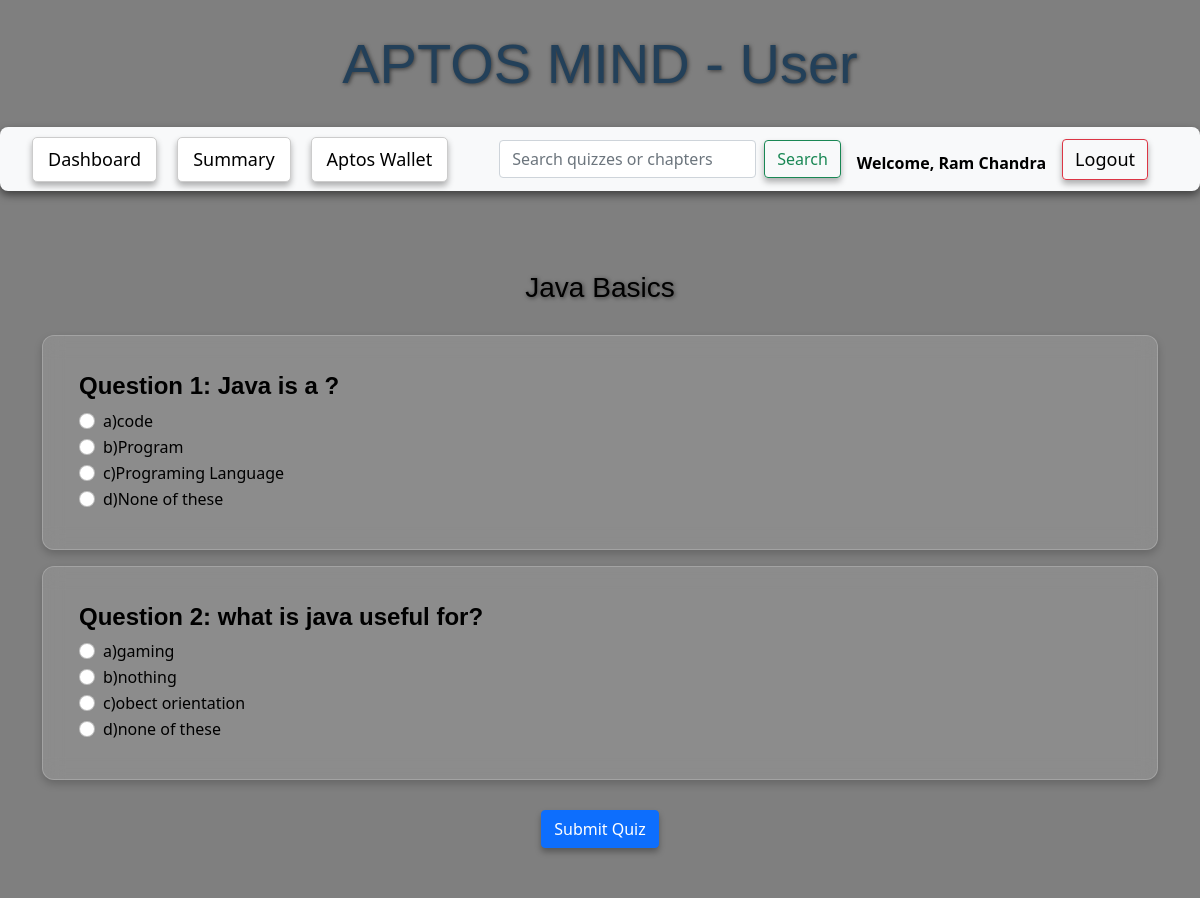
The app's page /quiz/1/3 with its own data.
### backend/models.py (models this page shows)
class User_Info(db.Model, UserMixin):
    __tablename__ = "user_info"
    id = db.Column(db.Integer, primary_key=True)
    email = db.Column(db.String, unique=True, nullable=False)
    password = db.Column(db.String, nullable=False)
    role = db.Column(db.Integer, default=1)  # 0 for admin, 1 for user
    full_name = db.Column(db.String, nullable=False)
    address = db.Column(db.String, nullable=False)
    pin_code = db.Column(db.Integer, nullable=False)
    reward_points = db.Column(db.Integer, default=0)  # New column for reward points
    scores = db.relationship("Score", cascade="all,delete", backref="user", lazy=True)

class Quiz(db.Model):
    __tablename__ = "quiz"
    id = db.Column(db.Integer, primary_key=True)
    name = db.Column(db.String, nullable=False)
    date_of_quiz = db.Column(db.String, nullable=False)
    time_duration = db.Column(db.String, nullable=False)
    chapter_id = db.Column(db.Integer, db.ForeignKey("chapter.id"), nullable=False)
    questions = db.relationship("Question", cascade="all,delete", backref="quiz", lazy=True)
    scores = db.relationship("Score", cascade="all,delete", backref="quiz", lazy=True)

class Question(db.Model):
    __tablename__ = "question"
    id = db.Column(db.Integer, primary_key=True)
    question_statement = db.Column(db.String, nullable=False)
    option1 = db.Column(db.String, nullable=False)
    option2 = db.Column(db.String, nullable=False)
    option3 = db.Column(db.String, nullable=False)
    option4 = db.Column(db.String, nullable=False)
    correct_option = db.Column(db.String, nullable=False)
    quiz_id = db.Column(db.Integer, db.ForeignKey("quiz.id"), nullable=False)

### backend/controllers.py (the view, shortened to what this page needs)
@app.route("/quiz/<quiz_id>/<user_id>", methods=["GET", "POST"])
def attempt_quiz(quiz_id, user_id):
    quiz = Quiz.query.get(quiz_id)
    questions = Question.query.filter_by(quiz_id=quiz_id).all()
    user = User_Info.query.get(user_id)  # Fetch the user object
    return render_template("quiz.html", quiz=quiz, questions=questions, user_id=user_id, user=user)

### templates/quiz.html (shortened to what this page needs)
{% extends "user_layout.html" %}
{% block content %}
    <video class="video-background" autoplay loop muted>
        <source src="{{ url_for('static', filename='videos/2.mp4') }}" type="video/mp4">
    </video>
    <div class="overlay"></div>
    <div class="content">
        <div class="container">
            <h3 class="center" style="color: black;">{{ quiz.name }}</h3>
            <form action="/quiz/{{quiz.id}}/{{user_id}}" method="POST">
                {% for question in questions %}
                    <div class="card mb-3">
                        <div class="card-body">
                            <h5 class="card-title" style="color: black;">Question {{ loop.index }}: {{ question.question_statement }}</h5>
                            <div class="form-check">
                                <input class="form-check-input" type="radio" name="question_{{question.id}}" value="option1" required>
                                <label class="form-check-label" style="color: black;">{{ question.option1 }}</label>
                            </div>
                            <div class="form-check">
                                <input class="form-check-input" type="radio" name="question_{{question.id}}" value="option2">
                                <label class="form-check-label" style="color: black;">{{ question.option2 }}</label>
                            </div>
                            <div class="form-check">
                                <input class="form-check-input" type="radio" name="question_{{question.id}}" value="option3">
                                <label class="form-check-label" style="color: black;">{{ question.option3 }}</label>
                            </div>
                            <div class="form-check">
                                <input class="form-check-input" type="radio" name="question_{{question.id}}" value="option4">
                                <label class="form-check-label" style="color: black;">{{ question.option4 }}</label>
                            </div>
                        </div>
                    </div>
                {% endfor %}
                <div class="center">
                    <button type="submit" class="btn btn-primary">Submit Quiz</button>
                </div>
            </form>
        </div>
    </div>
{% endblock %}

### templates/user_layout.html (shortened to what this page needs)
<!DOCTYPE html>
<html>
<head>
    <link rel="stylesheet" href="{{ url_for('static', filename='styles/main.css') }}">
    <link href="https://cdn.jsdelivr.net/npm/bootstrap@5.0.2/dist/css/bootstrap.min.css" rel="stylesheet">
</head>
<body>
    <div class="my_container">
        <div class="center"><h1 class="display-4" style="color: #4682B4;">APTOS MIND - User</h1></div>
        <div class="my_panel">
            <nav class="navbar navbar-expand-lg navbar-light bg-light">
                <div class="container-fluid">
                    <a class="btn btn-dashboard" href="{{ url_for('dashboard') }}">Dashboard</a>
                    <div class="collapse navbar-collapse" id="navbarNav">
                        <ul class="navbar-nav me-auto mb-2 mb-lg-0">
                            <li class="nav-item">
                                <a class="btn btn-summary" href="{{ url_for('summary') }}">Summary</a>
                            </li>
                            <li class="nav-item">
                                <a class="btn btn-wallet" href="{{ url_for('wallet', user_id=user.id) }}">Aptos Wallet</a>
                            </li>
                        </ul>
                        <form class="d-flex me-3" method="POST" action="{{ url_for('user_search', id=user.id, name=user.full_name) }}">
                            <input class="form-control me-2" type="search" placeholder="Search quizzes or chapters" name="search_text" required>
                            <button class="btn btn-outline-success" type="submit">Search</button>
                        </form>
                        <span class="navbar-text me-3 mt-2" style="color: black; font-weight: bold;">
                            {% if user.is_authenticated %}
                                Welcome, {{ user.full_name }}
                            {% else %}
                                <a href="{{ url_for('login') }}" class="btn btn-outline-primary">Login</a>
                            {% endif %}
                        </span>
                        {% if user.is_authenticated %}
                            <a class="btn btn-outline-danger logout" href="{{ url_for('logout') }}">Logout</a>
                        {% endif %}
                    </div>
                </div>
            </nav>
            {% block content %}{% endblock %}
        </div>
    </div>
</body>
</html>

### static/styles/main.css (style rules this page uses)
body { background: #add8e6; font-family: 'Poppins', sans-serif; color: #0e3d49; margin: 0; padding: 0; }
.container { max-width: 1200px; margin: 0 auto; padding: 20px; }
h1, h2, h3, h4, h5, h6 { color: #f4f7f8; font-family: 'Poppins', sans-serif; margin-bottom: 20px; text-shadow: 1px 1px 4px rgba(17, 17, 17, 0.6); }
h1.display-4 { color: #87CEEB; }
.navbar { background-color: #5e3d3d; padding: 15px 20px; border-radius: 8px; margin-bottom: 30px; box-shadow: 0 4px 8px rgba(0, 0, 0, 0.5); }
.navbar a { color: #000000; text-decoration: none; margin-right: 20px; font-size: 18px; transition: all 0.3s ease; }
.btn { display: inline-block; padding: 12px 25px; font-size: 16px; font-weight: bold; text-align: center; text-decoration: none; border-radius: 8px; transition: all 0.3s ease; cursor: pointer; box-shadow: 0 4px 6px rgba(0, 0, 0, 0.3); }
.btn-primary { background-color: #4caf50; color: #ffffff; border: none; }
.card { background-color: #1e1e2f; border: 1px solid #3a3a4b; border-radius: 10px; box-shadow: 0 6px 12px rgba(0, 0, 0, 0.5); margin-bottom: 25px; transition: transform 0.3s ease, box-shadow 0.3s ease; }
.card-body { padding: 25px; }
.card-title { font-size: 1.5rem; font-weight: bold; margin-bottom: 20px; color: #0a0909; text-shadow: none; }
.center { text-align: center; margin: 30px 0; color: #ffffff; }

### templates/user_layout.html (style rules this page uses)
.btn-dashboard, .btn-summary, .btn-wallet { background-color: white !important; color: black !important; border: 1px solid #ccc; padding: 8px 15px; border-radius: 5px; transition: background-color 0.3s ease, color 0.3s ease; }

### templates/quiz.html (style rules this page uses)
nav { position: fixed; top: 0; width: 100%; z-index: 1000; }
.video-background { position: fixed; top: 0; left: 0; width: 100%; height: 100%; object-fit: cover; z-index: -1; }
.overlay { position: fixed; top: 0; left: 0; width: 100%; height: 100%; background: rgba(0, 0, 0, 0.5); z-index: 0; }
.content { position: relative; z-index: 1; }
.card { background: rgba(255, 255, 255, 0.1); border-radius: 12px; box-shadow: 0 4px 8px rgba(0, 0, 0, 0.2); padding: 20px; margin-bottom: 20px; backdrop-filter: blur(10px); -webkit-backdrop-filter: blur(10px); border: 1px solid rgba(255, 255, 255, 0.2); }
.card-title { color: #ffffff; }
.form-check-label { color: #ffffff; }

### records on screen
User_Info: full_name "Ram Chandra"
Quiz: name "Java Basics"
Question: question_statement "Java is a ?", option1 "a)code", option2 "b)Program", option3 "c)Programing Language", option4 "d)None of these"
Question: question_statement "what is java useful for?", option1 "a)gaming", option2 "b)nothing", option3 "c)obect orientation", option4 "d)none of these"
